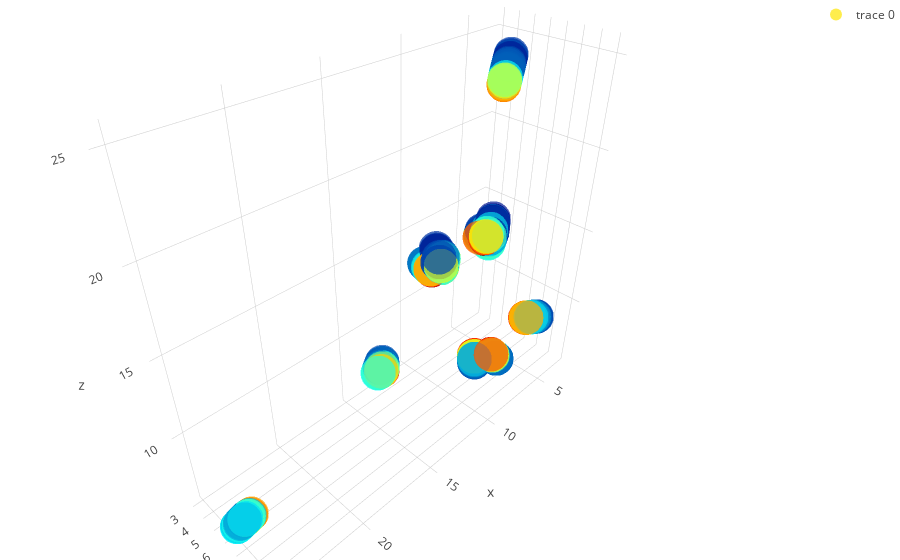

Here is the notebook cell this chart was saved with:
### Markdown cell above
### 晶格矢量与带隙能量的关系

### Code cell
x = df['lattice_vector_1_ang'].values
y = df['lattice_vector_2_ang'].values
z = df['lattice_vector_3_ang'].values


trace1 = go.Scatter3d(
    x=x,
    y=y,
    z=z,
    mode='markers',
    marker=dict(
        size=12,
        color=df['bandgap_energy_ev'].values,                
        colorscale='Jet',   
        opacity=0.7
    )
)

data = [trace1]
layout = go.Layout(
    showlegend=True,
    margin=dict(
        l=0,
        r=0,
        b=0,
        t=0
    )
)
fig = go.Figure(data=data, layout=layout)
iplot(fig)

### Figure 1 — Plotly figure (JSON) as saved in the notebook; plotly's stock layout.template omitted (floating-point values rounded to 4 significant figures; data arrays with more than 128 entries replaced by an {"elided": "..."} marker saying what was removed)
{"data": [{"marker": {"color": {"elided": "2400 float values"}, "colorscale": "Jet", "opacity": 0.7, "size": 12}, "mode": "markers", "type": "scatter3d", "x": {"elided": "2400 float values"}, "y": {"elided": "2400 float values"}, "z": {"elided": "2400 float values"}}], "layout": {"margin": {"b": 0, "l": 0, "r": 0, "t": 0}, "showlegend": true}}
